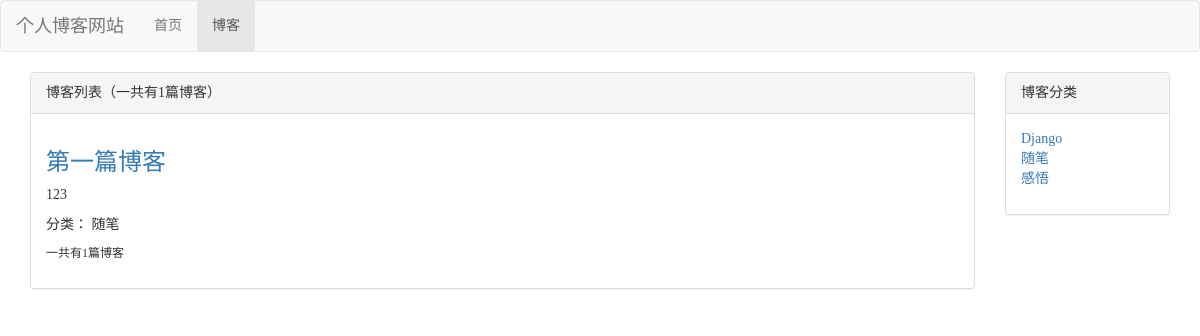
The page /blog/ on the database as committed earlier.
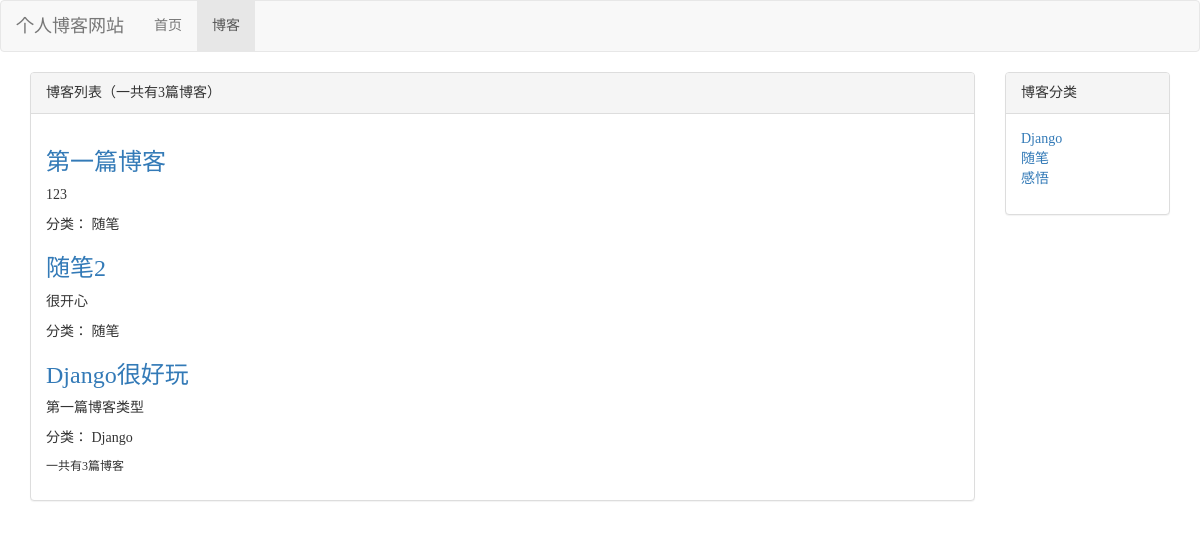
The same page on the database as committed later.
### blog1/models.py (models this page shows, shortened)
class Blog1(models.Model):
    title = models.CharField(max_length=50)
    blog_type = models.ForeignKey(BlogType,on_delete=models.DO_NOTHING)#博客类型
    content = models.TextField()
    author = models.ForeignKey(User,on_delete=models.DO_NOTHING)
    created_time = models.DateTimeField(auto_now_add=True)
    last_updated_time = models.DateTimeField(auto_now=True)

class BlogType(models.Model):
    type_name = models.CharField(max_length=15)
    def __str__(self):
        return self.type_name

### blog1/views.py (the view)
# urls.py: path('',views.blog_list, name="blog_list"),
def blog_list(request):
    context = {}
    context['blog_types'] = BlogType.objects.all()#获取所有的博客分类
    context['blogs'] = Blog1.objects.all()#获取所有的博客
    return render_to_response('blog/blog_list.html', context)

### blog1/templates/blog/blog_list.html (shortened to what this page needs)
{% extends 'base.html' %}
{% block nav_blog_active %}active{% endblock %}
{% load staticfiles %}
{% block head_extends %}
    <link rel="stylesheet" href="{% static 'blog/blog_list.css' %}">
{% endblock %}
{% block content %}
    <div class="container">
        <div class="row">
            <div class="col-sm-8 col-md-9 col-lg-10">
                <div class="panel panel-default">
                    <div class="panel-heading">博客列表（一共有{{ blogs|length }}篇博客）</div>
                    <div class="panel-body">
                        {% for blog in blogs %}
                            <h3><a href="{% url 'blog_detail' blog.pk %}">{{ blog.title }}</a></h3>
                            <p>{{ blog.content|truncatechars_html:120 }}</p>
                            <p>分类：
                                {{ blog.blog_type }}
                            </p>
                            {% empty %}
                            <h3>-- 暂无博客，敬请期待 --</h3>
                        {% endfor %}
                        <p style="font-size:12px;">一共有{{ blogs|length }}篇博客</p>
                    </div>
                </div>
            </div>
            <div class="hidden-xs col-sm-4 col-md-3 col-lg-2">
                <div class="panel panel-default">
                    <div class="panel-heading">博客分类</div>
                     <div class="panel-body">
                            <ul class="blog-types">
                                {% for blog_type in blog_types %}
                                    <li><a href="{% url 'blogs_with_type' blog_type.pk %}">{{ blog_type.type_name }}</a></li>
                                {% empty %}
                                <li>暂无分类，敬请期待！</li>
                                {% endfor %}
                            </ul>
                     </div>
                      </div>
            </div>
        </div>
    </div>
{% endblock %}

### templates/base.html (shortened to what this page needs)
{% load staticfiles %}
<!DOCTYPE html>
<html lang="en">
<head>
    <link rel="stylesheet" type="text/css" href="{% static 'base.css' %}">
    <link rel="stylesheet" type="text/css" href="{% static 'bootstrap-3.3.7/css/bootstrap.min.css' %}">
    {% block head_extends %}{% endblock %}
</head>
<body>
	<div class="navbar navbar-default" role="navigation">
		<div class="container-fluid">
			<div class="navbar-header">
				<a class="navbar-brand" href="{% url 'home' %}">个人博客网站</a>
			</div>
			<div class="collapse navbar-collapse" id="navbar-collapse">
				<ul class="nav navbar-nav">
					<li class="{% block nav_home_active %}{% endblock %}">
						<a href="{% url 'home' %}">首页</a>
					</li>
					<li class="{% block nav_blog_active %}{% endblock %}">
						<a href="{% url 'blog_list' %}">博客</a>
					</li>
				</ul>
			</div>
		</div>
	</div>
    {% block content %}{% endblock %}
</body>
</html>

### static/base.css (style rules this page uses)
* { padding: 0; margin: 0; font-family: "Times New Roman"; }

### blog1/static/blog/blog_list.css (style rules this page uses)
ul.blog-types { list-style: none; }

Rows that differ between the two databases and show on the page:
added Blog1: title "随笔2", content "很开心", blog_type "随笔"
added Blog1: title "Django很好玩", content "第一篇博客类型", blog_type "Django"
Other text that changed with them:
{{ blogs|length }}: "1" → "3"
